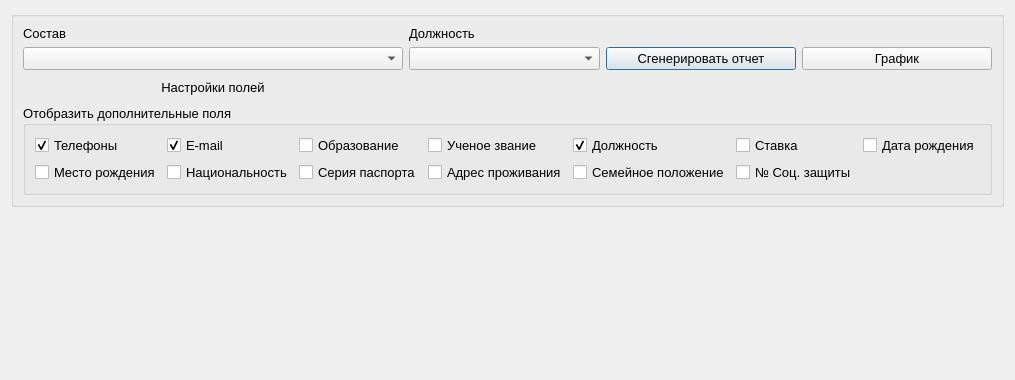
<?xml version="1.0" encoding="UTF-8"?>
<ui version="4.0">
 <class>OtchetSotrudniki</class>
 <widget class="QDialog" name="OtchetSotrudniki">
  <property name="geometry">
   <rect>
    <x>0</x>
    <y>0</y>
    <width>972</width>
    <height>380</height>
   </rect>
  </property>
  <property name="windowTitle">
   <string>Отчёт по сотрудникам</string>
  </property>
  <layout class="QGridLayout" name="gridLayout_4">
   <item row="0" column="0">
    <widget class="QGroupBox" name="groupBox_criteriaOption">
     <property name="sizePolicy">
      <sizepolicy hsizetype="Expanding" vsizetype="Fixed">
       <horstretch>0</horstretch>
       <verstretch>0</verstretch>
      </sizepolicy>
     </property>
     <property name="font">
      <font>
       <pointsize>10</pointsize>
      </font>
     </property>
     <property name="title">
      <string/>
     </property>
     <layout class="QGridLayout" name="gridLayout">
      <item row="3" column="0" colspan="5">
       <widget class="QGroupBox" name="groupBox_columns">
        <property name="sizePolicy">
         <sizepolicy hsizetype="Preferred" vsizetype="Fixed">
          <horstretch>0</horstretch>
          <verstretch>0</verstretch>
         </sizepolicy>
        </property>
        <property name="title">
         <string>Отобразить дополнительные поля</string>
        </property>
        <layout class="QGridLayout" name="gridLayout_3">
         <item row="0" column="5">
          <widget class="QCheckBox" name="checkBox6">
           <property name="text">
            <string>Ставка</string>
           </property>
          </widget>
         </item>
         <item row="0" column="6">
          <widget class="QCheckBox" name="checkBox7">
           <property name="text">
            <string>Дата рождения</string>
           </property>
          </widget>
         </item>
         <item row="0" column="4">
          <widget class="QCheckBox" name="checkBox5">
           <property name="text">
            <string>Должность</string>
           </property>
           <property name="checked">
            <bool>true</bool>
           </property>
          </widget>
         </item>
         <item row="0" column="1">
          <widget class="QCheckBox" name="checkBox2">
           <property name="text">
            <string>E-mail</string>
           </property>
           <property name="checked">
            <bool>true</bool>
           </property>
          </widget>
         </item>
         <item row="0" column="2">
          <widget class="QCheckBox" name="checkBox3">
           <property name="text">
            <string>Образование</string>
           </property>
           <property name="checked">
            <bool>false</bool>
           </property>
          </widget>
         </item>
         <item row="0" column="3">
          <widget class="QCheckBox" name="checkBox4">
           <property name="text">
            <string>Ученое звание</string>
           </property>
           <property name="checked">
            <bool>false</bool>
           </property>
          </widget>
         </item>
         <item row="0" column="0">
          <widget class="QCheckBox" name="checkBox1">
           <property name="text">
            <string>Телефоны</string>
           </property>
           <property name="checked">
            <bool>true</bool>
           </property>
          </widget>
         </item>
         <item row="1" column="0">
          <widget class="QCheckBox" name="checkBox8">
           <property name="text">
            <string>Место рождения</string>
           </property>
          </widget>
         </item>
         <item row="1" column="1">
          <widget class="QCheckBox" name="checkBox9">
           <property name="text">
            <string>Национальность</string>
           </property>
          </widget>
         </item>
         <item row="1" column="2">
          <widget class="QCheckBox" name="checkBox10">
           <property name="text">
            <string>Серия паспорта</string>
           </property>
          </widget>
         </item>
         <item row="1" column="3">
          <widget class="QCheckBox" name="checkBox11">
           <property name="text">
            <string>Адрес проживания</string>
           </property>
          </widget>
         </item>
         <item row="1" column="4">
          <widget class="QCheckBox" name="checkBox12">
           <property name="text">
            <string>Семейное положение</string>
           </property>
          </widget>
         </item>
         <item row="1" column="5">
          <widget class="QCheckBox" name="checkBox13">
           <property name="text">
            <string>№ Соц. защиты</string>
           </property>
          </widget>
         </item>
        </layout>
       </widget>
      </item>
      <item row="0" column="2">
       <widget class="QLabel" name="label_2">
        <property name="text">
         <string>Должность</string>
        </property>
       </widget>
      </item>
      <item row="1" column="3">
       <widget class="QPushButton" name="pushButton_showReport">
        <property name="font">
         <font>
          <pointsize>10</pointsize>
         </font>
        </property>
        <property name="text">
         <string>Сгенерировать отчет</string>
        </property>
        <property name="icon">
         <iconset resource="../resourses.qrc">
          <normaloff>:/img/img/generate.png</normaloff>:/img/img/generate.png</iconset>
        </property>
       </widget>
      </item>
      <item row="1" column="4">
       <widget class="QPushButton" name="pushButton">
        <property name="font">
         <font>
          <pointsize>10</pointsize>
         </font>
        </property>
        <property name="text">
         <string>График</string>
        </property>
        <property name="icon">
         <iconset resource="../resourses.qrc">
          <normaloff>:/img/img/chart.png</normaloff>:/img/img/chart.png</iconset>
        </property>
       </widget>
      </item>
      <item row="1" column="2">
       <widget class="QComboBox" name="comboBox_doljnost"/>
      </item>
      <item row="1" column="0" colspan="2">
       <widget class="QComboBox" name="comboBox_sostav">
        <property name="currentIndex">
         <number>-1</number>
        </property>
        <item>
         <property name="text">
          <string>ППС</string>
         </property>
        </item>
        <item>
         <property name="text">
          <string>УВС</string>
         </property>
        </item>
       </widget>
      </item>
      <item row="0" column="0" colspan="2">
       <widget class="QLabel" name="label">
        <property name="text">
         <string>Состав</string>
        </property>
       </widget>
      </item>
      <item row="2" column="0" colspan="2">
       <widget class="QPushButton" name="pushButton_set">
        <property name="text">
         <string>Настройки полей</string>
        </property>
        <property name="icon">
         <iconset resource="../resourses.qrc">
          <normaloff>:/img/img/1downarrow.png</normaloff>:/img/img/1downarrow.png</iconset>
        </property>
        <property name="flat">
         <bool>true</bool>
        </property>
       </widget>
      </item>
     </layout>
     <zorder>pushButton_showReport</zorder>
     <zorder>pushButton</zorder>
     <zorder>label_2</zorder>
     <zorder>comboBox_doljnost</zorder>
     <zorder>pushButton_set</zorder>
     <zorder>groupBox_columns</zorder>
     <zorder>label</zorder>
     <zorder>comboBox_sostav</zorder>
    </widget>
   </item>
   <item row="1" column="0">
    <widget class="QWidget" name="widget" native="true">
     <layout class="QGridLayout" name="gridLayout_2">
      <item row="0" column="0">
       <layout class="QVBoxLayout" name="verticalLayout"/>
      </item>
     </layout>
    </widget>
   </item>
  </layout>
 </widget>
 <resources>
  <include location="../resourses.qrc"/>
 </resources>
 <connections/>
</ui>
